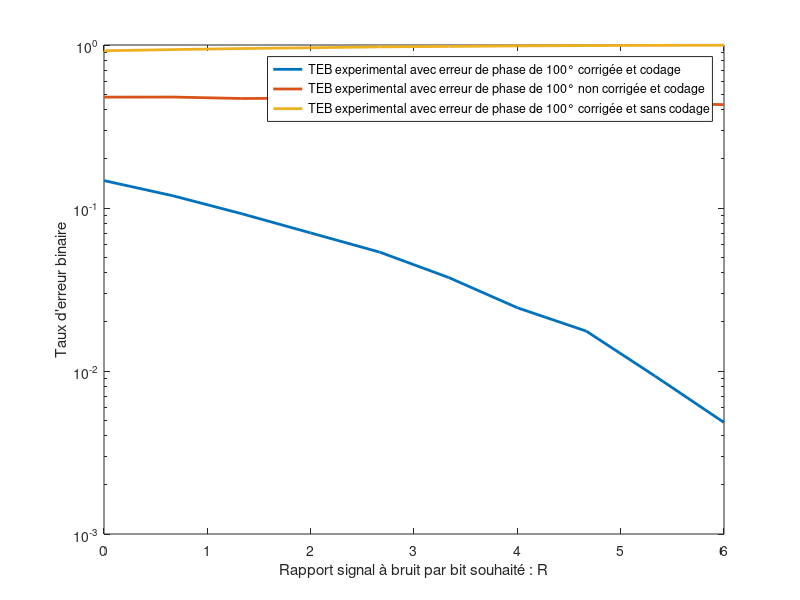

Write the MATLAB code that produced this figure.
close all;
clear all;

Fe = 24000;         % Fréquence d'échantillonnage
Rb = 6000;          % Débit binaire
N_bits = 30000;     % Nombre de bits transmis
Tb = 1/Rb;          % Période de transmission d'un bit
Te = 1/Fe;          % Période d'échantillonnage 
bits = randi([0, 1], 1 , N_bits);   % bits d'information à transmettre 
Ns = fix(Tb/Te);    % Facteur de suréchantillonnage
NRZ = repelem(bits, 1, Ns);
Temps = linspace(0, N_bits/Rb, N_bits*Ns);
n0 = 4; % Taux d'erreur binaire à 0 lorsque n0 = 8 
        % Taux d'erreur binaire à 51 lorsque n0 = 3

phi = deg2rad(100);



%% Sans correction Erreur phase

% Choix du rapport signal à bruit par bit souhaité à l entrée du récepteur
ensemble_R = linspace(0.001, 6, 10);
ensemble_TEB_expSEP = zeros(1, length(ensemble_R));


%% Modulateur bande de bas avec mapping binaire à moyenne nulle

M = 2;
Rs1 = Rb / log2(M);
Ns = fix(Fe/Rs1);
h = ones(1, Ns);
I = find(bits == 0);
donnee = bits;

% Mapping :
% 1 -> 1
% 0 -> -1

donnee(I) = -1;

donneeCode = donnee;
for r = 2:N_bits
    donneeCode(r) = donnee(r)*donneeCode(r-1);
end

donnee = kron(donneeCode, [1 zeros(1, Ns - 1)]);

%% Filtre de mise en forme

x = filter(h, 1, donnee);


%% Passage par le canal 

N = 99; 
i = 1; % Indice de parcours
for R = ensemble_R 
% Mise en place d'un bruit
    Px = mean(abs(x).^2);
    sigma = sqrt(Px*Ns/(2*log2(M)*10^(R/10)));
    
    bruit_i = sigma * randn(1, length(x));
    bruit_q = sigma * randn(1, length(x));
    bruit = bruit_i + 1j*bruit_q;

    %bruit = 0;  % A modifier si on veut du bruit
    x_bruit = x + bruit;

    x_bruit = x_bruit.*exp(1j*phi);

%% Filtre de réception
    hr = h;
    z = filter(hr, 1, x_bruit);

%% Echantilloneur : Démoduleur bande de base 
    Mat = reshape(z, Ns, length(z)/Ns);
    reception =  Mat(n0,:);

    reception = sign(real(reception));

    receptionCode = reception;
    for r = 2:N_bits
        receptionCode(r) = reception(r)*reception(r-1);
    end

    receptionCode(receptionCode <= 0) = 0;
    receptionCode(receptionCode > 0) = 1;
    
    % Calcul du taux d'erreur binaire pour une valeur de Eb/n0
    erreur = (receptionCode == bits);
    Taux_erreur = 1-mean(erreur);
    ensemble_TEB_expSEP(i) = Taux_erreur;
    i = i + 1;
end 

%% Sans codage
% Choix du rapport signal à bruit par bit souhaité à l entrée du récepteur
ensemble_R = linspace(0.001, 6, 10);
ensemble_TEB_expSC = zeros(1, length(ensemble_R));


%% Modulateur bande de bas avec mapping binaire à moyenne nulle

M = 2;
Rs1 = Rb / log2(M);
Ns = fix(Fe/Rs1);
h = ones(1, Ns);
I = find(bits == 0);
donnee = bits;

% Mapping :
% 1 -> 1
% 0 -> -1

donnee(I) = -1;

donneeCode = donnee;

donnee = kron(donneeCode, [1 zeros(1, Ns - 1)]);

%% Filtre de mise en forme

x = filter(h, 1, donnee);


%% Passage par le canal 

N = 99; 
i = 1; % Indice de parcours
for R = ensemble_R 
% Mise en place d'un bruit
    Px = mean(abs(x).^2);
    sigma = sqrt(Px*Ns/(2*log2(M)*10^(R/10)));
    
    bruit_i = sigma * randn(1, length(x));
    bruit_q = sigma * randn(1, length(x));
    bruit = bruit_i + 1j*bruit_q;

    %bruit = 0;  % A modifier si on veut du bruit
    x_bruit = x + bruit;

    x_bruit = x_bruit.*exp(1j*phi);

%% Filtre de réception
    hr = h;
    z = filter(hr, 1, x_bruit);

%% Echantilloneur : Démoduleur bande de base 
    Mat = reshape(z, Ns, length(z)/Ns);
    reception =  Mat(n0,:);

    phi_cor = 0.5*angle(sum(reception.^2));
    reception = reception*exp(-1j*phi_cor);

    reception = sign(real(reception));

    receptionCode = reception;

    receptionCode(receptionCode <= 0) = 0;
    receptionCode(receptionCode > 0) = 1;
    
    % Calcul du taux d'erreur binaire pour une valeur de Eb/n0
    erreur = (receptionCode == bits);
    Taux_erreur = 1-mean(erreur);
    ensemble_TEB_expSC(i) = Taux_erreur;
    i = i + 1;
end 


%% Avec les deux 

% Choix du rapport signal à bruit par bit souhaité à l entrée du récepteur
ensemble_R = linspace(0.001, 6, 10);
ensemble_TEB_exp = zeros(1, length(ensemble_R));


%% Modulateur bande de bas avec mapping binaire à moyenne nulle

M = 2;
Rs1 = Rb / log2(M);
Ns = fix(Fe/Rs1);
h = ones(1, Ns);
I = find(bits == 0);
donnee = bits;

% Mapping :
% 1 -> 1
% 0 -> -1

donnee(I) = -1;

donneeCode = donnee;
for r = 2:N_bits
    donneeCode(r) = donnee(r)*donneeCode(r-1);
end

donnee = kron(donneeCode, [1 zeros(1, Ns - 1)]);

%% Filtre de mise en forme

x = filter(h, 1, donnee);


%% Passage par le canal 

N = 99; 
i = 1; % Indice de parcours
for R = ensemble_R 
% Mise en place d'un bruit
    Px = mean(abs(x).^2);
    sigma = sqrt(Px*Ns/(2*log2(M)*10^(R/10)));
    
    bruit_i = sigma * randn(1, length(x));
    bruit_q = sigma * randn(1, length(x));
    bruit = bruit_i + 1j*bruit_q;

    %bruit = 0;  % A modifier si on veut du bruit
    x_bruit = x + bruit;

    x_bruit = x_bruit.*exp(1j*phi);

%% Filtre de réception
    hr = h;
    z = filter(hr, 1, x_bruit);

%% Echantilloneur : Démoduleur bande de base 
    Mat = reshape(z, Ns, length(z)/Ns);
    reception =  Mat(n0,:);

    phi_cor = 0.5*angle(sum(reception.^2));
    reception = reception*exp(-1j*phi_cor);

    reception = sign(real(reception));

    receptionCode = reception;
    for r = 2:N_bits
        receptionCode(r) = reception(r)*reception(r-1);
    end

    receptionCode(receptionCode <= 0) = 0;
    receptionCode(receptionCode > 0) = 1;
    
    % Calcul du taux d'erreur binaire pour une valeur de Eb/n0
    erreur = (receptionCode == bits);
    Taux_erreur = 1-mean(erreur);
    ensemble_TEB_exp(i) = Taux_erreur;
    i = i + 1;
end 


%% Affichage des courbes de taux d'erreurs binaire
figure;
semilogy(ensemble_R, ensemble_TEB_exp,'LineWidth',2);
hold on
semilogy(ensemble_R, ensemble_TEB_expSEP,'LineWidth',2);
semilogy(ensemble_R, ensemble_TEB_expSC,'LineWidth',2);
hold off
xlabel("Rapport signal à bruit par bit souhaité : R");
ylabel("Taux d'erreur binaire");
legend("TEB experimental avec erreur de phase de 100° corrigée et codage", "TEB experimental avec erreur de phase de 100° non corrigée et codage", "TEB experimental avec erreur de phase de 100° corrigée et sans codage");

